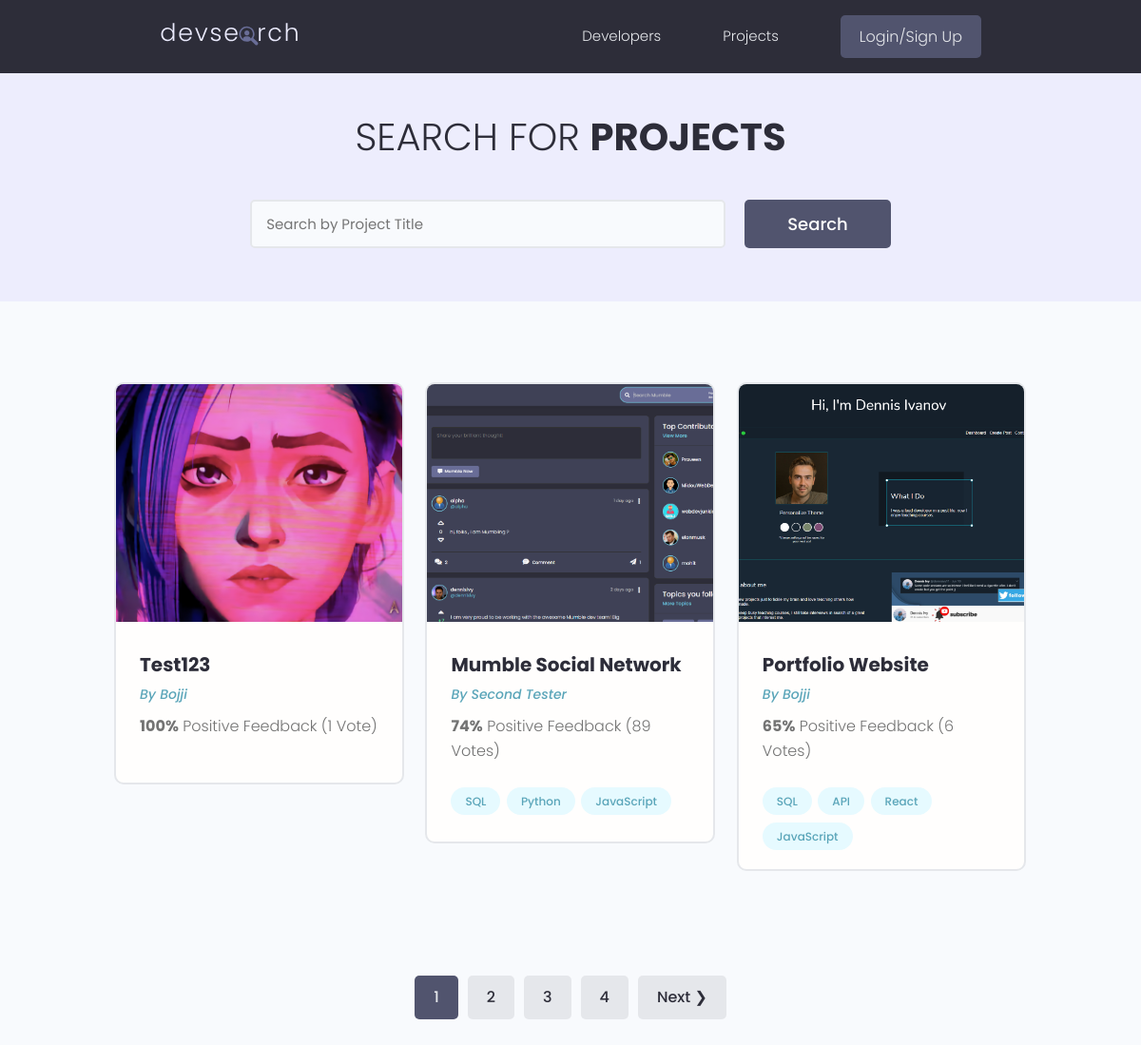
/projects/, run on the app's committed database.
### projects/models.py (models this page shows, shortened)
class Project(models.Model):
    owner = models.ForeignKey(
        Profile, null=True, blank=True, on_delete=models.CASCADE)
    title = models.CharField(max_length=200)
    description = models.TextField(null=True, blank=True)
    featured_image = models.ImageField(
        null=True, blank=True, default="default.jpg")
    demo_link = models.CharField(max_length=2000, null=True, blank=True)
    src_link = models.CharField(max_length=2000, null=True, blank=True)
    tags = models.ManyToManyField('Tag', blank=True)
    vote_total = models.IntegerField(default=0, null=True, blank=True)
    vote_ratio = models.IntegerField(default=0, null=True, blank=True)
    created = models.DateTimeField(auto_now_add=True)
    id = models.UUIDField(default=uuid.uuid4, unique=True,
                          primary_key=True, editable=False)
    class Meta:
        ordering = ['-vote_ratio', '-vote_total', 'title']
    @property
    def image_url(self):
        try:
            url = self.featured_image.url
        except:
            url = ''
        return url

class Tag(models.Model):
    name = models.CharField(max_length=200)
    created = models.DateTimeField(auto_now_add=True)
    id = models.UUIDField(default=uuid.uuid4, unique=True,
                          primary_key=True, editable=False)
    def __str__(self) -> str:
        return self.name

### users/models.py (models this page shows, shortened)
class Profile(models.Model):
    id = models.UUIDField(default=uuid.uuid4, unique=True,
                          primary_key=True, editable=False)
    user = models.OneToOneField(
        User, on_delete=models.CASCADE, null=True, blank=True)
    name = models.CharField(max_length=200, blank=True, null=True)
    username = models.CharField(max_length=200, blank=True, null=True)
    location = models.CharField(max_length=200, blank=True, null=True)
    email = models.EmailField(max_length=500, blank=True, null=True)
    short_intro = models.CharField(max_length=200, blank=True, null=True)
    bio = models.TextField(blank=True, null=True)
    profile_img = models.ImageField(
        null=True, blank=True, upload_to='profiles/', default='profiles/user-default.png')
    social_github = models.CharField(max_length=200, blank=True, null=True)
    social_twitter = models.CharField(max_length=200, blank=True, null=True)
    social_linkedin = models.CharField(max_length=200, blank=True, null=True)
    social_youtube = models.CharField(max_length=200, blank=True, null=True)
    social_website = models.CharField(max_length=200, blank=True, null=True)
    created = models.DateTimeField(auto_now_add=True)
    class Meta:
        ordering = ['created']

### projects/views.py (the view)
# urls.py: path('projects/', views.getProjects),
def projects(request):
    project_list, query = search_projects(request)
    custom_range, project_list = paginate_project(request, project_list, 3)
    context = {'projects': project_list,
               'search_query': query, 'custom_range': custom_range}
    return render(request, 'projects/projects.html', context)

### projects/utils.py (called while the page is built)
def search_projects(request):
    search_query = ''
    if request.GET.get('search_query'):
        search_query = request.GET.get('search_query')
    tags = Tag.objects.filter(name__icontains=search_query)
    project_list = Project.objects.distinct().filter(
        Q(title__icontains=search_query) |
        Q(description__icontains=search_query) |
        Q(owner__name__icontains=search_query) |
        Q(tags__in=tags)
    )
    return project_list, search_query

def paginate_project(request, projects, results):
    page = request.GET.get('page')
    paginator = Paginator(projects, results)
    try:
        projects = paginator.page(page)
    except PageNotAnInteger:
        page = 1
        projects = paginator.page(page)
    except EmptyPage:
        page = paginator.num_pages
        projects = paginator.page(page)
    leftIndex = (int(page) - 4)
    if leftIndex < 1:
        leftIndex = 1
    rightIndex = (int(page) + 5)
    if rightIndex > paginator.num_pages:
        rightIndex = paginator.num_pages+1
    custom_range = range(leftIndex, rightIndex)
    return custom_range, projects

### projects/templates/projects/projects.html (shortened to what this page needs)
{% extends 'main.html' %}
{% block content %}
<main class="projects">
    <section class="hero-section text-center">
      <div class="container container--narrow">
        <div class="hero-section__box">
          <h2>Search for <span>Projects</span></h2>
        </div>
        <div class="hero-section__search">
          <form class="form" action="{% url 'projects' %}" method="get" id="searchForm">
            <div class="form__field">
              <input class="input input--text" id="formInput#search" type="text" name="search_query" value="{{ search_query }}"
                placeholder="Search by Project Title" />
            </div>
            <input class="btn btn--sub btn--lg" type="submit" value="Search" />
          </form>
        </div>
      </div>
    </section>
    <section class="projectsList">
      <div class="container">
        <div class="grid grid--three">
          {% for project in projects %}
            <div class="column">
              <div class="card project">
                <a href="{% url 'project' project.id %}" class="project">
                  <img class="project__thumbnail" src="{{ project.image_url }}" alt="project thumbnail" />
                  <div class="card__body">
                    <h3 class="project__title">{{ project.title }}</h3>
                    <p><a class="project__author" href="{% url 'user-profile' project.owner.id %}">By {{ project.owner.name }}</a></p>
                    <p class="project--rating">
                      <span style="font-weight: bold;">{{ project.vote_ratio }}%</span> Positive
                      Feedback ({{ project.vote_total }} Vote{{ project.vote_total | pluralize:"s" }})
                    </p>
                    <div class="project__tags">
                      {% for tag in project.tags.all %}
                        <span class="tag tag--pill tag--main">
                          <small>{{ tag }}</small>
                        </span>
                      {% endfor %}
                    </div>
                  </div>
                </a>
              </div>
            </div>
          {% endfor %}
        </div>
      </div>
    </section>
    {% include 'pagination.html' with queryset=projects  %}
  </main>
{% endblock content %}

### static/styles/app.css (style rules this page uses)
:root { --color-sub: #2d2d39; }
.btn--sub { background-color: var(--color-sub-light); }
.card { border: 2px solid var(--color-light); }
img { width: 100%; }
.hero-section { height: 40vh; display: flex; align-items: center; background-color: var(--color-sub); }
.hero-section__box { margin-bottom: 4rem; }
.hero-section__box > h2, .hero-section__box > h2 > span { font-size: 4rem; color: var(--color-light); line-height: 1.3; text-transform: uppercase; }
.hero-section__box > h2 { font-weight: 300; }
.hero-section__box > h2 > span { font-weight: 700; }
.hero-section__search > .form { display: flex; align-items: center; justify-content: center; gap: 2rem; }
.hero-section__search > .form input.input--text { width: 50rem; }
.project__author { font-size: 1.4rem; font-style: italic; }
.project--rating { margin-bottom: 1.6em; margin-top: 0.5em; }
.projects > .hero-section { background: var(--color-sub-lighter); height: 30vh; }
.projects .hero-section__box { margin-bottom: 2.5rem; }
.projects .hero-section__box > h2 { color: var(--color-sub); }
.projects .hero-section__box > h2 > span { font-weight: 700; color: var(--color-sub); }
.projectsList { margin-top: 8rem; }
.project__thumbnail { height: 25rem; object-fit: cover; object-position: top center; }
.project__title { font-size: 2rem; font-weight: 700; color: var(--color-sub); }

### static/uikit/styles/modules/_variables.css (style rules this page uses)
:root { --color-main: #5aa5b9; --color-main-light: #e6faff; --color-sub: #3f4156; --color-sub-light: #51546e; --color-sub-lighter: #ededfd; --color-text: #737373; --color-gray: #8b8b8b; --color-light: #e5e7eb; --color-light-gray: #767676; --color-bg: #f8fafd; --color-white: #fffefd; --color-white-light: #f3f3f3; --color-success: #359e64; --color-success-bg: #def8e8; --color-error: #fc4b0b; --color-error-bg: #fff2ee; --font-base: 'Poppins', arial, helvetica, 'Segoe UI', roboto, ubuntu, sans-serif; --font-monospace: 'Fira Code', 'Courier New', courier, monospace; --font-regular: 300; --font-medium: 500; --font-bold: 700; --generic-shadow: 1px 1px 5px #00000010; --generic-transition: all 0.3s ease-in-out; }

### static/uikit/styles/modules/_base.css (style rules this page uses)
* { margin: 0; padding: 0; box-sizing: border-box; text-rendering: optimizeLegibility; color: inherit; font-size: inherit; }
html { font-size: 50%; }
@media only screen and (min-width: 480px) { html { font-size: 56.25%; } }
@media only screen and (min-width: 1200px) { html { font-size: 62.5%; } }
body { line-height: 1.6; font-weight: 400; font-size: 1.5rem; color: var(--color-text); background-color: var(--color-bg); min-height: 100vh; }

### static/uikit/styles/modules/_typography.css (style rules this page uses)
* { font-family: var(--font-base); }
h2 { font-size: 3.6rem; font-weight: var(--font-bold); }
h3 { font-size: 3.2rem; font-weight: var(--font-medium); }
p, span, strong { font-size: 1.6rem; color: var(--color-text); font-weight: var(--font-regular); }
a { padding-bottom: 2px; text-decoration: none; display: inline-block; color: var(--color-main); font-weight: var(--font-medium); }

### static/uikit/styles/modules/_utilities.css (style rules this page uses)
.container { width: 92%; max-width: 165rem; margin: 0 auto; box-sizing: border-box; }
.container--narrow { width: 92%; max-width: 120rem; }
@media screen and (min-width: 1000px) { .container { width: 90%; } }
@media screen and (min-width: 1000px) { .container--narrow { width: 85%; } }
@media screen and (min-width: 1200px) { .container { width: 80%; } }
@media screen and (min-width: 1200px) { .container--narrow { width: 72%; } }
.text-center { text-align: center; }

### static/uikit/styles/modules/_button.css (style rules this page uses)
.btn { display: inline-block; position: relative; cursor: pointer; background-color: var(--color-light); font-weight: var(--font-medium); color: var(--color-sub); text-decoration: none; padding: 1rem 2rem; border-radius: 0.5rem; border: none; width: -webkit-fit-content; width: -moz-fit-content; width: fit-content; height: -webkit-fit-content; height: -moz-fit-content; height: fit-content; font-size: 1.6rem; outline-width: 0; outline-color: transparent; -webkit-backface-visibility: hidden; backface-visibility: hidden; transition: all 0.3s ease-in-out; }
.btn--sub { background-color: var(--color-sub); color: var(--color-white); }
.btn--lg { font-size: 1.8rem; padding: 1.2rem 4.5rem; }

### static/uikit/styles/modules/_card.css (style rules this page uses)
.card { border-radius: 1rem; background-color: var(--color-white); border: 1.5px solid var(--color-light); width: auto; height: auto; margin-top: 0.5rem; margin-bottom: 0.5rem; overflow: hidden; }
.card__body, .card__header { padding: 2rem 2.5rem; }

### data on the page
Project: image_url (picture), title "Test123", owner.name "Bojji", vote_ratio "100", vote_total "1"
Project: image_url (picture), title "Mumble Social Network", owner.name "Second Tester", vote_ratio "74", vote_total "89", vote_total|pluralize "s"
Tag: name "SQL"
Tag: name "Python"
Tag: name "JavaScript"
Project: image_url (picture), title "Portfolio Website", owner.name "Bojji", vote_ratio "65", vote_total "6", vote_total|pluralize "s"
Tag: name "API"
Tag: name "React"

### other printed values
{{ page }} "1"
{{ page }} "2" "3" "4"
